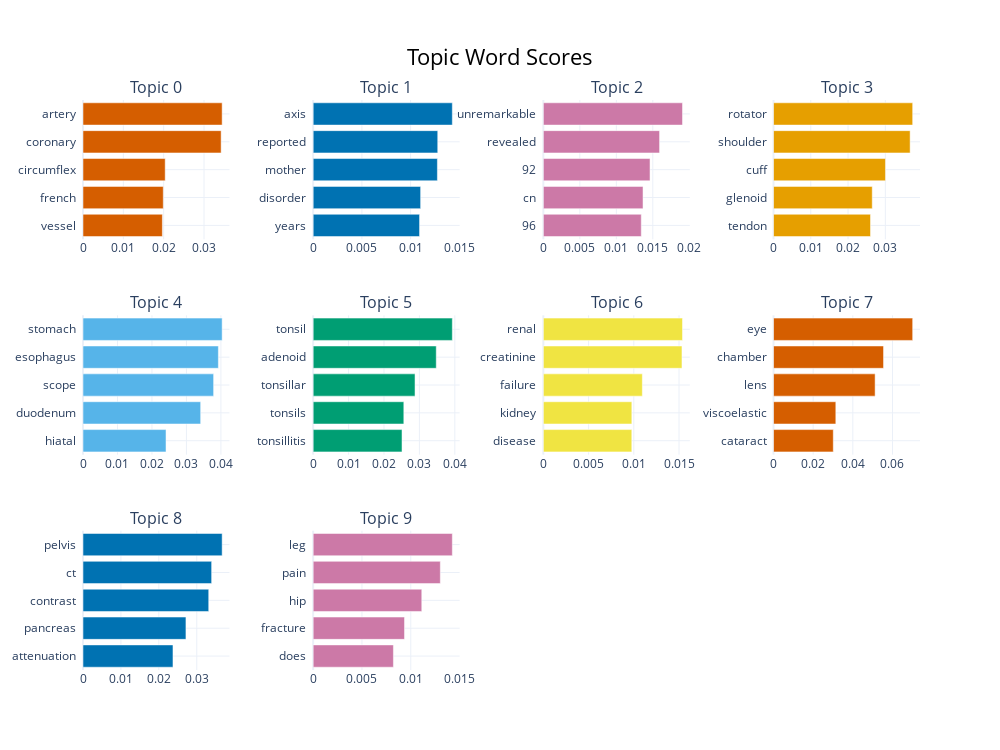

The notebook cell saved with this chart:
### Code cell
topic_model.visualize_barchart(top_n_topics=10)  # Top 10 topics bar chart

### Figure 1 — Plotly figure (JSON) as saved in the notebook; plotly's stock layout.template omitted (floating-point values rounded to 4 significant figures)
{"data": [{"marker": {"color": "#D55E00"}, "orientation": "h", "type": "bar", "x": [0.01968, 0.0199, 0.02038, 0.03424, 0.03449], "xaxis": "x", "y": ["vessel  ", "french  ", "circumflex  ", "coronary  ", "artery  "], "yaxis": "y"}, {"marker": {"color": "#0072B2"}, "orientation": "h", "type": "bar", "x": [0.01092, 0.01103, 0.01275, 0.01278, 0.01428], "xaxis": "x2", "y": ["years  ", "disorder  ", "mother  ", "reported  ", "axis  "], "yaxis": "y2"}, {"marker": {"color": "#CC79A7"}, "orientation": "h", "type": "bar", "x": [0.01342, 0.01366, 0.01462, 0.01593, 0.01907], "xaxis": "x3", "y": ["96  ", "cn  ", "92  ", "revealed  ", "unremarkable  "], "yaxis": "y3"}, {"marker": {"color": "#E69F00"}, "orientation": "h", "type": "bar", "x": [0.02603, 0.02649, 0.03004, 0.03666, 0.03734], "xaxis": "x4", "y": ["tendon  ", "glenoid  ", "cuff  ", "shoulder  ", "rotator  "], "yaxis": "y4"}, {"marker": {"color": "#56B4E9"}, "orientation": "h", "type": "bar", "x": [0.02408, 0.03413, 0.03789, 0.03926, 0.04036], "xaxis": "x5", "y": ["hiatal  ", "duodenum  ", "scope  ", "esophagus  ", "stomach  "], "yaxis": "y5"}, {"marker": {"color": "#009E73"}, "orientation": "h", "type": "bar", "x": [0.02509, 0.0256, 0.02876, 0.03476, 0.0393], "xaxis": "x6", "y": ["tonsillitis  ", "tonsils  ", "tonsillar  ", "adenoid  ", "tonsil  "], "yaxis": "y6"}, {"marker": {"color": "#F0E442"}, "orientation": "h", "type": "bar", "x": [0.009779, 0.009784, 0.01094, 0.01533, 0.01538], "xaxis": "x7", "y": ["disease  ", "kidney  ", "failure  ", "creatinine  ", "renal  "], "yaxis": "y7"}, {"marker": {"color": "#D55E00"}, "orientation": "h", "type": "bar", "x": [0.03015, 0.03143, 0.05125, 0.0555, 0.0702], "xaxis": "x8", "y": ["cataract  ", "viscoelastic  ", "lens  ", "chamber  ", "eye  "], "yaxis": "y8"}, {"marker": {"color": "#0072B2"}, "orientation": "h", "type": "bar", "x": [0.02373, 0.02715, 0.03315, 0.03392, 0.0367], "xaxis": "x9", "y": ["attenuation  ", "pancreas  ", "contrast  ", "ct  ", "pelvis  "], "yaxis": "y9"}, {"marker": {"color": "#CC79A7"}, "orientation": "h", "type": "bar", "x": [0.00822, 0.009358, 0.01113, 0.01303, 0.01426], "xaxis": "x10", "y": ["does  ", "fracture  ", "hip  ", "pain  ", "leg  "], "yaxis": "y10"}], "layout": {"annotations": [{"font": {"size": 16}, "showarrow": false, "text": "Topic 0", "x": 0.0875, "xanchor": "center", "xref": "paper", "y": 1, "yanchor": "bottom", "yref": "paper"}, {"font": {"size": 16}, "showarrow": false, "text": "Topic 1", "x": 0.3625, "xanchor": "center", "xref": "paper", "y": 1, "yanchor": "bottom", "yref": "paper"}, {"font": {"size": 16}, "showarrow": false, "text": "Topic 2", "x": 0.6375, "xanchor": "center", "xref": "paper", "y": 1, "yanchor": "bottom", "yref": "paper"}, {"font": {"size": 16}, "showarrow": false, "text": "Topic 3", "x": 0.9125, "xanchor": "center", "xref": "paper", "y": 1, "yanchor": "bottom", "yref": "paper"}, {"font": {"size": 16}, "showarrow": false, "text": "Topic 4", "x": 0.0875, "xanchor": "center", "xref": "paper", "y": 0.6222, "yanchor": "bottom", "yref": "paper"}, {"font": {"size": 16}, "showarrow": false, "text": "Topic 5", "x": 0.3625, "xanchor": "center", "xref": "paper", "y": 0.6222, "yanchor": "bottom", "yref": "paper"}, {"font": {"size": 16}, "showarrow": false, "text": "Topic 6", "x": 0.6375, "xanchor": "center", "xref": "paper", "y": 0.6222, "yanchor": "bottom", "yref": "paper"}, {"font": {"size": 16}, "showarrow": false, "text": "Topic 7", "x": 0.9125, "xanchor": "center", "xref": "paper", "y": 0.6222, "yanchor": "bottom", "yref": "paper"}, {"font": {"size": 16}, "showarrow": false, "text": "Topic 8", "x": 0.0875, "xanchor": "center", "xref": "paper", "y": 0.2444, "yanchor": "bottom", "yref": "paper"}, {"font": {"size": 16}, "showarrow": false, "text": "Topic 9", "x": 0.3625, "xanchor": "center", "xref": "paper", "y": 0.2444, "yanchor": "bottom", "yref": "paper"}], "height": 750, "hoverlabel": {"bgcolor": "white", "font": {"family": "Rockwell", "size": 16}}, "showlegend": false, "title": {"font": {"color": "Black", "size": 22}, "text": "Topic Word Scores", "x": 0.5, "xanchor": "center", "yanchor": "top"}, "width": 1000, "xaxis": {"anchor": "y", "domain": [0, 0.175], "showgrid": true}, "xaxis10": {"anchor": "y10", "domain": [0.275, 0.45], "showgrid": true}, "xaxis11": {"anchor": "y11", "domain": [0.55, 0.725], "showgrid": true}, "xaxis12": {"anchor": "y12", "domain": [0.825, 1], "showgrid": true}, "xaxis2": {"anchor": "y2", "domain": [0.275, 0.45], "showgrid": true}, "xaxis3": {"anchor": "y3", "domain": [0.55, 0.725], "showgrid": true}, "xaxis4": {"anchor": "y4", "domain": [0.825, 1], "showgrid": true}, "xaxis5": {"anchor": "y5", "domain": [0, 0.175], "showgrid": true}, "xaxis6": {"anchor": "y6", "domain": [0.275, 0.45], "showgrid": true}, "xaxis7": {"anchor": "y7", "domain": [0.55, 0.725], "showgrid": true}, "xaxis8": {"anchor": "y8", "domain": [0.825, 1], "showgrid": true}, "xaxis9": {"anchor": "y9", "domain": [0, 0.175], "showgrid": true}, "yaxis": {"anchor": "x", "domain": [0.7556, 1], "showgrid": true}, "yaxis10": {"anchor": "x10", "domain": [0, 0.2444], "showgrid": true}, "yaxis11": {"anchor": "x11", "domain": [0, 0.2444], "showgrid": true}, "yaxis12": {"anchor": "x12", "domain": [0, 0.2444], "showgrid": true}, "yaxis2": {"anchor": "x2", "domain": [0.7556, 1], "showgrid": true}, "yaxis3": {"anchor": "x3", "domain": [0.7556, 1], "showgrid": true}, "yaxis4": {"anchor": "x4", "domain": [0.7556, 1], "showgrid": true}, "yaxis5": {"anchor": "x5", "domain": [0.3778, 0.6222], "showgrid": true}, "yaxis6": {"anchor": "x6", "domain": [0.3778, 0.6222], "showgrid": true}, "yaxis7": {"anchor": "x7", "domain": [0.3778, 0.6222], "showgrid": true}, "yaxis8": {"anchor": "x8", "domain": [0.3778, 0.6222], "showgrid": true}, "yaxis9": {"anchor": "x9", "domain": [0, 0.2444], "showgrid": true}}}
